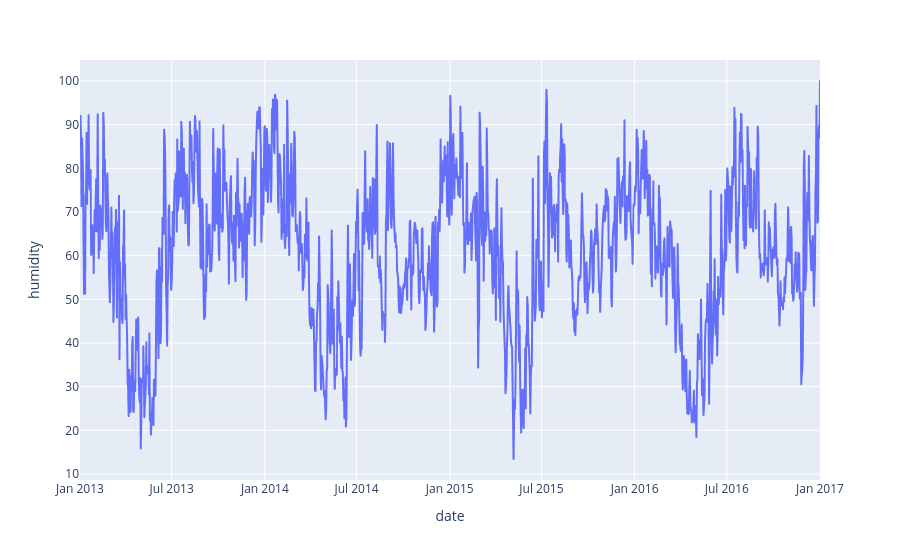

Notebook code for this chart:
### Code cell
fig=px.line(df, x='date', y='humidity')
fig.show()

### Figure 1 — Plotly figure (JSON) as saved in the notebook; plotly's stock layout.template omitted (floating-point values rounded to 4 significant figures; data arrays with more than 128 entries replaced by an {"elided": "..."} marker saying what was removed)
{"data": [{"hovertemplate": "date=%{x}<br>humidity=%{y}<extra></extra>", "legendgroup": "", "line": {"color": "#636efa", "dash": "solid"}, "marker": {"symbol": "circle"}, "mode": "lines", "name": "", "showlegend": false, "type": "scattergl", "x": {"elided": "1462 str values"}, "xaxis": "x", "y": {"elided": "1462 float values"}, "yaxis": "y"}], "layout": {"legend": {"tracegroupgap": 0}, "margin": {"t": 60}, "xaxis": {"anchor": "y", "domain": [0, 1], "title": {"text": "date"}}, "yaxis": {"anchor": "x", "domain": [0, 1], "title": {"text": "humidity"}}}}
